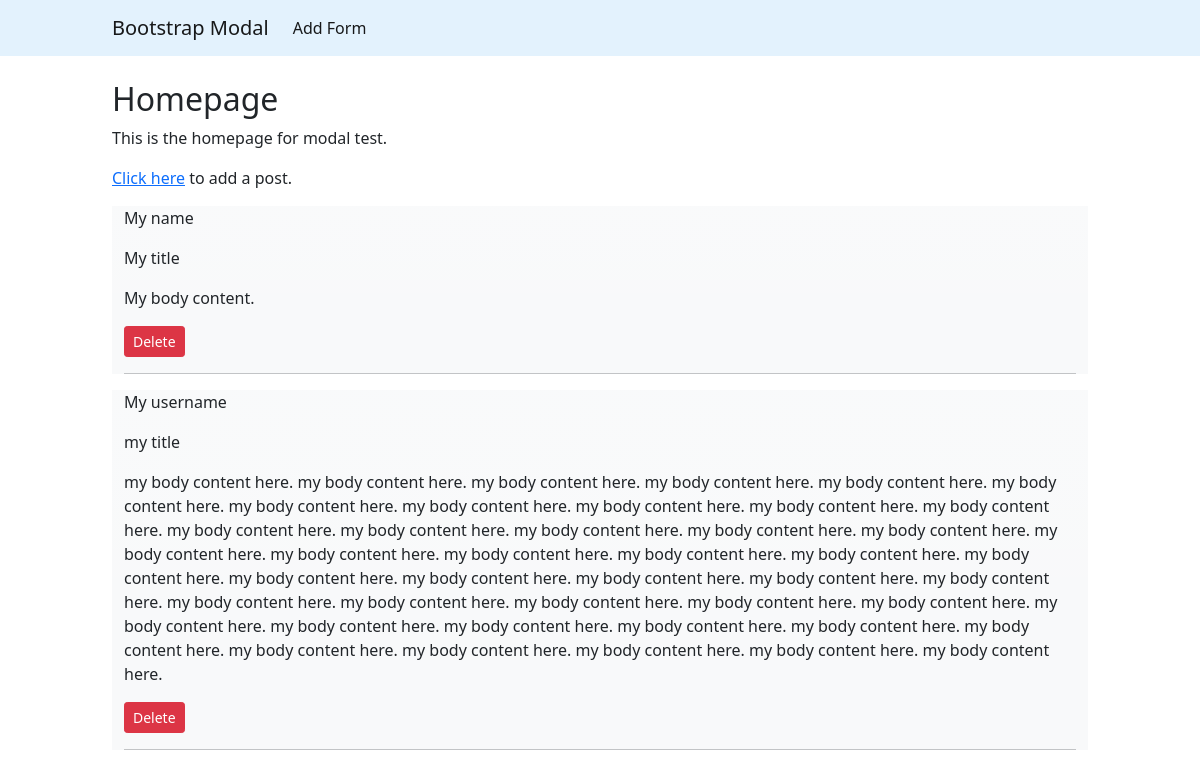
The page / on the database its author committed.
### main.py (models this page shows, shortened)
class Posts(db.Model):
    id = db.Column(db.Integer, primary_key=True)
    username = db.Column(db.String(80), unique=True, nullable=False)
    title = db.Column(db.String(140), unique=False, nullable=False)
    body = db.Column(db.String(2500), unique=False, nullable=False)

### main.py (the view)
@app.route('/')
def index():
    posts = Posts.query.all()
    return render_template('index.html', title='Bootstrap Modal', posts=posts)

### templates/index.html (shortened to what this page needs)
{% extends 'layout.html' %}
{% block style %}
{{  super() }}
{% endblock style %}
{% block content %}
    <h2>Homepage</h2>
    <p>This is the homepage for modal test.</p>
    <p><a href="{{url_for('add')}}">Click here</a> to add a post.</p>
{% if posts %}
{% for post in posts %}
    <div class="container-fluid bg-light bg-gradient">
        <p>{{post.username}}</p>
        <p>{{post.title}}</p>
        <p>{{post.body}}</p>
<button type="button" class="btn btn-danger btn-sm" data-bs-toggle="modal" data-bs-target="#delete{{post.id}}">
  Delete
</button>
        <hr>
    </div>
{% endfor %}
{% else %}
    <p class="text-danger">There are no posts to show.</p>
{% endif %}
{% endblock %}

### templates/layout.html (shortened to what this page needs)
<!doctype html>
<html lang="en">
  <head>
    {% block style %}
        <link href="https://cdn.jsdelivr.net/npm/bootstrap@5.0.2/dist/css/bootstrap.min.css" rel="stylesheet">
        <link rel="stylesheet" href="{{url_for('static', filename='main.css')}}">
    {% endblock style %}
  </head>
  <body>
  <nav class="navbar navbar-expand-lg navbar-light mb-4" style="background-color: #e3f2fd;" >
  <div class="container-fluid col-md-10">
    <a class="navbar-brand" href="{{url_for('index')}}">Bootstrap Modal</a>
    <div class="collapse navbar-collapse" id="navbarSupportedContent">
      <ul class="navbar-nav me-auto mb-2 mb-lg-0">
        <li class="nav-item">
          <a class="nav-link active" aria-current="page" href="{{url_for('add')}}">Add Form</a>
        </li>
      </ul>
    </div>
  </div>
</nav>
    <div class="container-fluid col-md-10">
      {% block content %}
      {% endblock content %}
    </div>
  </body>
</html>

### rows shown on the page
Posts: username "My name", title "My title", body "My body content."
Posts: username "My username", title "my title", body "my body content here. my body content here. my body content here. my body content here. my body content here. my body content here. my body content here. my body content here. my body content here. my body content here. my body content here. my body content here. my body content here. my body content here. my body content here. my body content here. my body content here. my body content here. my body content here. my body content here. my body content here. my body content here. my body content here. my body content here. my body content here. my body content here. my body content here. my body content here. my body content here. my body content here. my body content here. my body content…"
